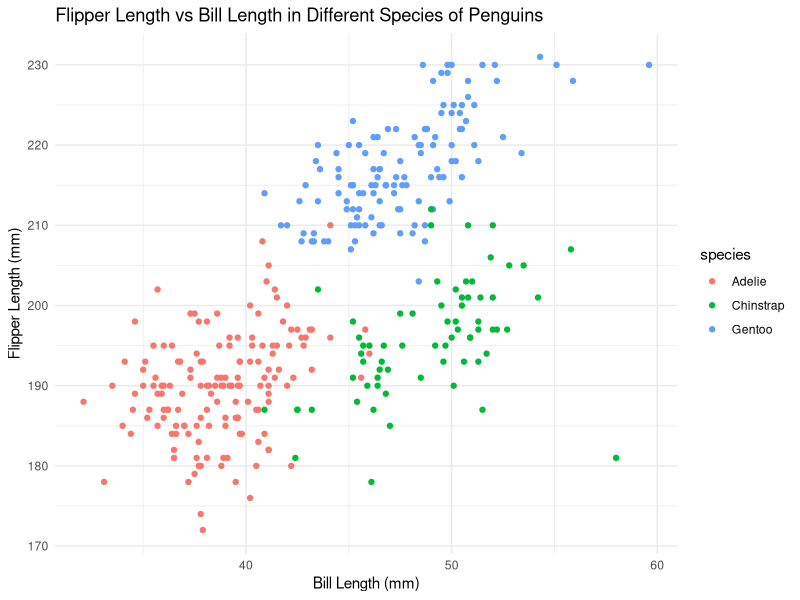
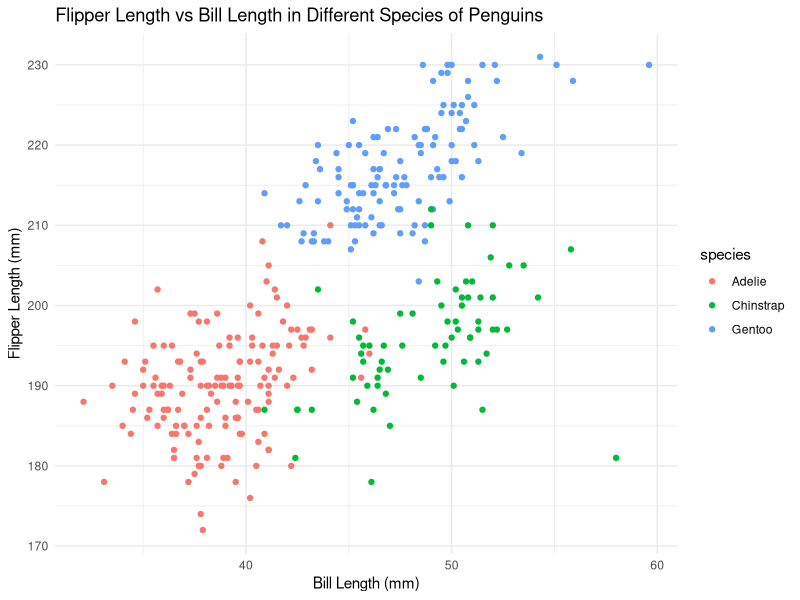

The R script that drew these images, in order:
## ---- chunk 1
# Library necessary packages
library(ggplot2)
library(tidyverse)
## ---- chunk 2
# Load "penguins" dataset
library(palmerpenguins)
data("penguins", package = "palmerpenguins")
## ---- chunk 3
# Look at data
tail(penguins, 5)
skimr::skim(penguins)
## ---- chunk 4
library(ggplot2)
ggplot(data = penguins, aes(x = bill_length_mm, y = flipper_length_mm, color = species)) +
  geom_point(na.rm = TRUE) +
  labs(title = "Flipper Length vs Bill Length in Different Species of Penguins",
       x = "Bill Length (mm)",
       y = "Flipper Length (mm)") +
  theme_minimal()
## ---- chunk 5
ggsave("penguins_scatter_plot.pdf", height = 4, width = 6)
## ---- chunk 6
# For reproducibility
set.seed(1234)

# a random sample of size 10 from a standard Normal distribution
normal_sample <- rnorm(10)

# a logical vector indicating whether elements of the sample are greater than 0
logical_vector <- normal_sample > 0

# a character vector of length 10
character_vector <- sample(letters, 10, replace = TRUE)

# a factor vector of length 10, with 3 different factor “levels”
factor_vector <- factor(sample(c("A", "B", "C"), 10, replace = TRUE))
## ---- chunk 7
# create data frame "df"
df <- tibble(
  normal = normal_sample,
  logical = logical_vector,
  character = character_vector,
  factor = factor_vector
)
## ---- chunk 8
# calculate the mean of normal sample
mean_normal <- mean(pull(df, normal))
mean_normal

#calculate the mean of 
mean_logical <- mean(pull(df, logical))
mean_logical

#calculate the mean of 
mean_character <- mean(pull(df, character))
mean_character

#calculate the mean of 
mean_factor <- mean(pull(df, factor))
mean_factor
## ---- chunk 9
# Convert logical to numeric
logi_num <- as.numeric(pull(df, logical))
logi_num

# Convert character to numeric
cha_num <- as.numeric(pull(df, character))
cha_num

# Convert factor to numeric
fac_num <- as.numeric(pull(df, factor))
fac_num
